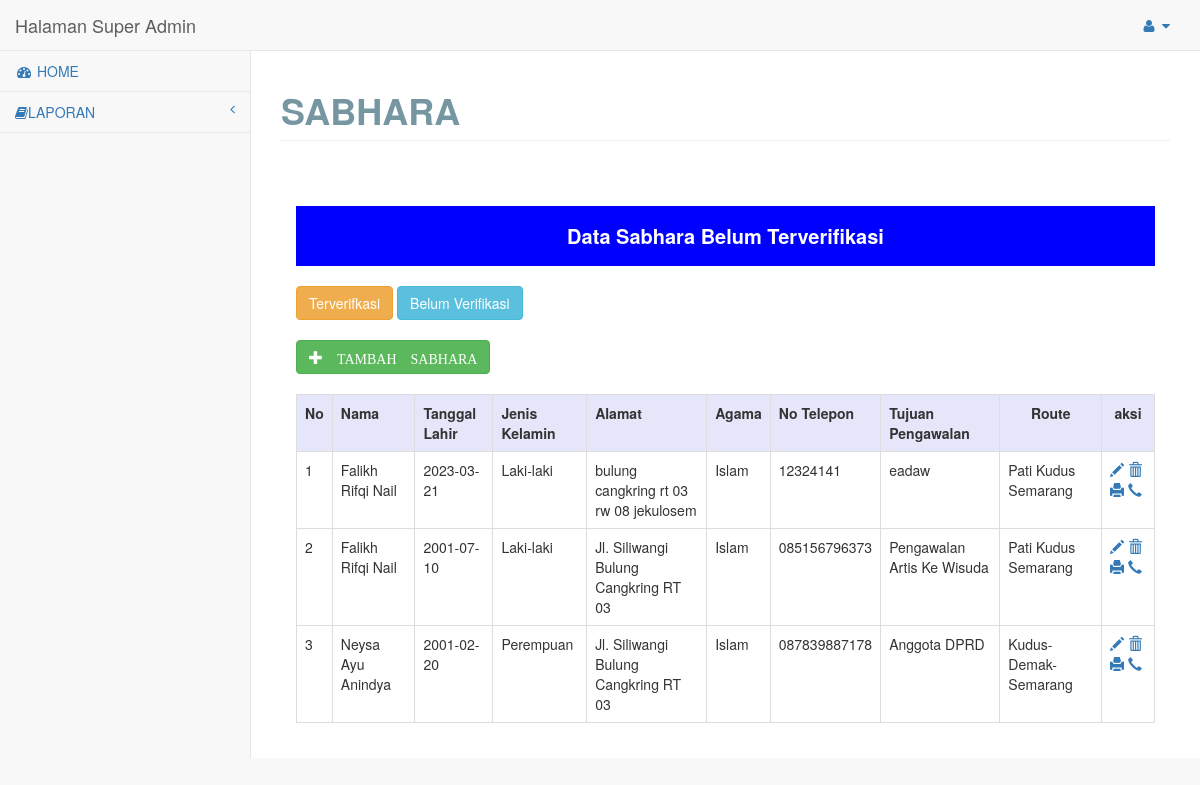
Screenshot of /admin/admin/pages/index.php?module=sabhara with the database file from the repository.
### tables this page shows
CREATE TABLE `tbl_sabhara` (
  `id_sabhara` int(12) NOT NULL,
  `nama` varchar(20) NOT NULL,
  `tgl_lahir` date NOT NULL,
  `tmp_lahir` varchar(20) NOT NULL,
  `jenis_kelamin` varchar(30) NOT NULL,
  `alamat` varchar(40) NOT NULL,
  `agama` varchar(20) NOT NULL,
  `no_telp` varchar(20) NOT NULL,
  `tujuan_pengawalan` varchar(40) NOT NULL,
  `route` varchar(40) NOT NULL,
  `status` varchar(50) NOT NULL,
  `created_date` datetime DEFAULT NULL,
  `modified_date` datetime DEFAULT NULL
);

### admin/admin/pages/sabhara.php (the view, shortened to what this page needs)
<div id="page-wrapper">
    <div class="row">
        <div class="col-lg-12">
            <h1 class="page-header">SABHARA</h1>
        </div>
    </div>
    <div class="row">
        <div class="col-lg-12">
            <div class="panel-body">
                <?php
                include "koneksi.php";
                $no = 1;
                $qry_sabhara = mysqli_query($conn, "SELECT * from tbl_sabhara WHERE status='Terverifikasi'");
                $title = "Belum Terverifikasi";
                ?>
                <div style="margin-top:30px;width:100%,height:50px;text-align:center;background:#0000ff;color:#fff;line-height:60px;font-size:20px;">
                    <b>Data Sabhara <?php echo $title ?></b>
                </div>
                <form method="POST">
                    <input type="submit" name="sudah" id="" class="btn btn-warning" style="margin-top:20px;" value="Terverifkasi">
                    <input type="submit" name="belum" id="" class="btn btn-info" style="margin-top:20px;" value="Belum Verifikasi">
                </form>
                <a href="?module=input_sabhara" class="btn btn-success" style="margin-top:20px;"><span class="glyphicon glyphicon-plus"> TAMBAH SABHARA</span></a>
                <div class="th">
                    <table class="table table-bordered" style="margin-top:20px;">
                        <th style=" background: #E6E6FA;">
                            <center>No</center>
                        </th>
                        <th style=" background: #E6E6FA;">Nama</th>
                        <th style=" background: #E6E6FA;">Tanggal Lahir</th>
                        <th style=" background: #E6E6FA;">Jenis Kelamin</th>
                        <th style=" background: #E6E6FA;">Alamat</th>
                        <th style=" background: #E6E6FA;">Agama</th>
                        <th style=" background: #E6E6FA;">No Telepon</th>
                        <th style=" background: #E6E6FA;">Tujuan Pengawalan</th>
                        <th style=" background: #E6E6FA;">
                            <center>Route</center>
                        </th>
                        <th style=" background: #E6E6FA;">
                            <center>aksi</center>
                        </th>
                        <?php while ($data = mysqli_fetch_array($qry_sabhara)) { ?>
                            <tr>
                                <td><?php echo $no++ ?></td>
                                <td><?php echo $data['nama'] ?></td>
                                <td><?php echo $data['tgl_lahir'] ?></td>
                                <td><?php echo $data['jenis_kelamin'] ?></td>
                                <td><?php echo $data['alamat'] ?></td>
                                <td><?php echo $data['agama'] ?></td>
                                <td><?php echo $data['no_telp'] ?></td>
                                <td><?php echo $data['tujuan_pengawalan'] ?></td>
                                <td><?php echo $data['route'] ?></td>
                                <td><a href="?module=edit_sabhara&id=<?php echo $data['id_sabhara']; ?>"><span class="glyphicon glyphicon-pencil"></span></a> <a href="?module=hapus_sabhara&id=<?php echo $data['id_sabhara']; ?>"><span class="glyphicon glyphicon-trash"></span></a> <a href="print_sabhara.php?id=<?php echo $data['id_sabhara']; ?>" target="_blank"><span class="glyphicon glyphicon-print"></span></a>
                                    <?php if ($title === "Sudah Terverifikasi") {
                                        $pesan = "Halo  " . $data['nama'] . "%0APengawalan Dengan Permintaan%0ATujuan : " . $data['tujuan_pengawalan'] . "%0ADengan Rute :" . $data['route'] . "%0ABERHASIL DIVERIFIKASI%0A%0ASilahkan Datang Ke SPKT Kepolisian Resor Pati Untuk Mencetak Lampiran Pengawalan https://goo.gl/maps/QUGbbhVXAKvcFmPRA ";
                                        $url = 'https://wa.me/62' . $data['no_telp'] . '?text=' . $pesan; ?>
                                        <a href="<?php echo $url; ?>" target="_blank"><span class="glyphicon glyphicon-earphone"></span></a>
                                    <?php } else {
                                        $pesan = "Halo" . $data['nama'] . "%0APengawalan Dengan Permintaan%0ATujuan :" . $data['tujuan_pengawalan'] . "%0ADengan Rute :" . $data['route'] . "%0ABELUM DIVERIFIKASI%0A%0ASilahkan Untuk Melengkapi Berkas Anda ";
                                        $url = 'https://wa.me/62' . $data['no_telp'] . '?text=' . $pesan; ?>
                                        <a href="<?php echo $url; ?>" target="_blank"><span class="glyphicon glyphicon-earphone"></span></a>
                                    <?php } ?>
                                </td>
                            </tr>
                        <?php } ?>
                    </table>
                </div>
            </div>
        </div>
    </div>
</div>

### rows the page displays
tbl_sabhara: nama "Falikh Rifqi Nail", tgl_lahir "2023-03-21", jenis_kelamin "Laki-laki", alamat "bulung cangkring rt 03 rw 08 jekulosem", agama "Islam", no_telp "12324141", tujuan_pengawalan "eadaw", route "Pati Kudus Semarang"
tbl_sabhara: nama "Falikh Rifqi Nail", tgl_lahir "2001-07-10", jenis_kelamin "Laki-laki", alamat "Jl. Siliwangi Bulung Cangkring RT 03", agama "Islam", no_telp "085156796373", tujuan_pengawalan "Pengawalan Artis Ke Wisuda", route "Pati Kudus Semarang"
tbl_sabhara: nama "Neysa Ayu Anindya", tgl_lahir "2001-02-20", jenis_kelamin "Perempuan", alamat "Jl. Siliwangi Bulung Cangkring RT 03", agama "Islam", no_telp "087839887178", tujuan_pengawalan "Anggota DPRD", route "Kudus-Demak-Semarang"

### other values shown
$title "Belum Terverifikasi"
